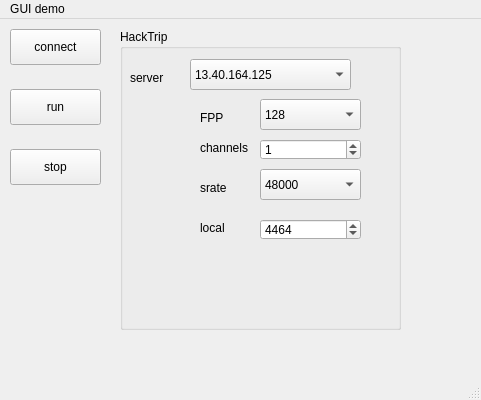
<?xml version="1.0" encoding="UTF-8"?>
<ui version="4.0">
 <class>MainWindow</class>
 <widget class="QMainWindow" name="MainWindow">
  <property name="geometry">
   <rect>
    <x>0</x>
    <y>0</y>
    <width>481</width>
    <height>400</height>
   </rect>
  </property>
  <property name="windowTitle">
   <string>MainWindow</string>
  </property>
  <widget class="QWidget" name="centralwidget">
   <widget class="QPushButton" name="connectButton">
    <property name="geometry">
     <rect>
      <x>10</x>
      <y>10</y>
      <width>91</width>
      <height>36</height>
     </rect>
    </property>
    <property name="text">
     <string>connect</string>
    </property>
   </widget>
   <widget class="QPushButton" name="runButton">
    <property name="geometry">
     <rect>
      <x>10</x>
      <y>70</y>
      <width>91</width>
      <height>36</height>
     </rect>
    </property>
    <property name="text">
     <string>run</string>
    </property>
   </widget>
   <widget class="QPushButton" name="stopButton">
    <property name="geometry">
     <rect>
      <x>10</x>
      <y>130</y>
      <width>91</width>
      <height>36</height>
     </rect>
    </property>
    <property name="text">
     <string>stop</string>
    </property>
   </widget>
   <widget class="QGroupBox" name="groupBox">
    <property name="geometry">
     <rect>
      <x>120</x>
      <y>10</y>
      <width>281</width>
      <height>301</height>
     </rect>
    </property>
    <property name="title">
     <string>HackTrip </string>
    </property>
    <widget class="QSpinBox" name="channelsSpinBox">
     <property name="geometry">
      <rect>
       <x>140</x>
       <y>110</y>
       <width>101</width>
       <height>21</height>
      </rect>
     </property>
     <property name="value">
      <number>1</number>
     </property>
    </widget>
    <widget class="QComboBox" name="FPPcomboBox">
     <property name="geometry">
      <rect>
       <x>140</x>
       <y>70</y>
       <width>101</width>
       <height>31</height>
      </rect>
     </property>
     <item>
      <property name="text">
       <string>128</string>
      </property>
     </item>
     <item>
      <property name="text">
       <string>256</string>
      </property>
     </item>
    </widget>
    <widget class="QLabel" name="label">
     <property name="geometry">
      <rect>
       <x>80</x>
       <y>80</y>
       <width>54</width>
       <height>17</height>
      </rect>
     </property>
     <property name="text">
      <string>FPP</string>
     </property>
    </widget>
    <widget class="QLabel" name="label_2">
     <property name="geometry">
      <rect>
       <x>80</x>
       <y>110</y>
       <width>54</width>
       <height>17</height>
      </rect>
     </property>
     <property name="text">
      <string>channels</string>
     </property>
    </widget>
    <widget class="QComboBox" name="serverComboBox">
     <property name="geometry">
      <rect>
       <x>70</x>
       <y>30</y>
       <width>161</width>
       <height>31</height>
      </rect>
     </property>
     <item>
      <property name="text">
       <string>13.40.164.125</string>
      </property>
     </item>
     <item>
      <property name="text">
       <string>3.231.55.190</string>
      </property>
     </item>
    </widget>
    <widget class="QLabel" name="label_3">
     <property name="geometry">
      <rect>
       <x>10</x>
       <y>40</y>
       <width>54</width>
       <height>17</height>
      </rect>
     </property>
     <property name="text">
      <string>server</string>
     </property>
    </widget>
    <widget class="QComboBox" name="srateComboBox">
     <property name="geometry">
      <rect>
       <x>140</x>
       <y>140</y>
       <width>101</width>
       <height>31</height>
      </rect>
     </property>
     <item>
      <property name="text">
       <string>48000</string>
      </property>
     </item>
    </widget>
    <widget class="QLabel" name="label_4">
     <property name="geometry">
      <rect>
       <x>80</x>
       <y>150</y>
       <width>54</width>
       <height>17</height>
      </rect>
     </property>
     <property name="text">
      <string>srate</string>
     </property>
    </widget>
    <widget class="QLabel" name="label_5">
     <property name="geometry">
      <rect>
       <x>80</x>
       <y>190</y>
       <width>54</width>
       <height>17</height>
      </rect>
     </property>
     <property name="text">
      <string>local</string>
     </property>
    </widget>
    <widget class="QSpinBox" name="localUDPspinBox">
     <property name="geometry">
      <rect>
       <x>140</x>
       <y>190</y>
       <width>101</width>
       <height>21</height>
      </rect>
     </property>
     <property name="maximum">
      <number>99999</number>
     </property>
     <property name="value">
      <number>4464</number>
     </property>
    </widget>
   </widget>
  </widget>
  <widget class="QMenuBar" name="menubar">
   <property name="geometry">
    <rect>
     <x>0</x>
     <y>0</y>
     <width>481</width>
     <height>27</height>
    </rect>
   </property>
   <widget class="QMenu" name="menuGUI_demo">
    <property name="title">
     <string>GUI demo</string>
    </property>
   </widget>
   <addaction name="menuGUI_demo"/>
  </widget>
  <widget class="QStatusBar" name="statusbar"/>
 </widget>
 <resources/>
 <connections/>
</ui>
